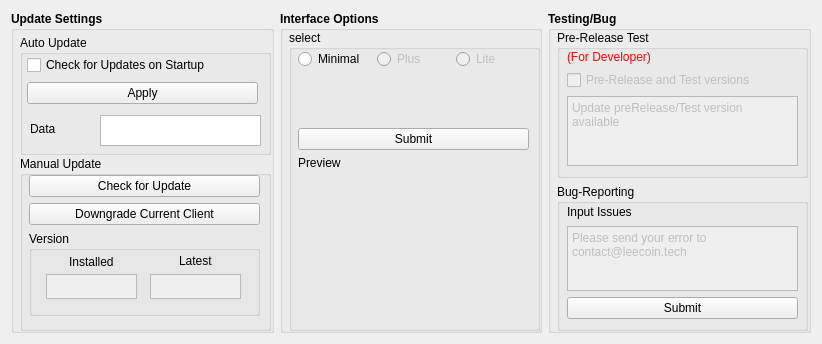
<?xml version="1.0" encoding="UTF-8"?>
<ui version="4.0">
 <class>ClientControlPage</class>
 <widget class="QWidget" name="ClientControlPage">
  <property name="geometry">
   <rect>
    <x>0</x>
    <y>0</y>
    <width>822</width>
    <height>344</height>
   </rect>
  </property>
  <property name="windowTitle">
   <string>Address Book</string>
  </property>
  <layout class="QVBoxLayout" name="verticalLayout">
   <item>
    <layout class="QHBoxLayout" name="horizontalLayout">
     <item>
      <widget class="QGroupBox" name="Upd8Control">
       <property name="font">
        <font>
         <weight>75</weight>
         <bold>true</bold>
        </font>
       </property>
       <property name="title">
        <string>Update Settings</string>
       </property>
       <widget class="QWidget" name="verticalLayoutWidget">
        <property name="geometry">
         <rect>
          <x>9</x>
          <y>19</y>
          <width>251</width>
          <height>301</height>
         </rect>
        </property>
        <layout class="QVBoxLayout" name="verticalLayout_2">
         <item>
          <widget class="QGroupBox" name="groupBox">
           <property name="minimumSize">
            <size>
             <width>0</width>
             <height>120</height>
            </size>
           </property>
           <property name="maximumSize">
            <size>
             <width>16777215</width>
             <height>110</height>
            </size>
           </property>
           <property name="font">
            <font>
             <weight>50</weight>
             <bold>false</bold>
            </font>
           </property>
           <property name="title">
            <string>Auto Update</string>
           </property>
           <widget class="QWidget" name="verticalLayoutWidget_5">
            <property name="geometry">
             <rect>
              <x>7</x>
              <y>19</y>
              <width>231</width>
              <height>51</height>
             </rect>
            </property>
            <layout class="QVBoxLayout" name="verticalLayout_6">
             <item>
              <widget class="QCheckBox" name="checkBoxupd8">
               <property name="text">
                <string>Check for Updates on Startup</string>
               </property>
               <property name="checked">
                <bool>false</bool>
               </property>
              </widget>
             </item>
             <item>
              <widget class="QPushButton" name="AU_apply">
               <property name="text">
                <string>Apply</string>
               </property>
              </widget>
             </item>
            </layout>
           </widget>
           <widget class="QPlainTextEdit" name="dDIR">
            <property name="geometry">
             <rect>
              <x>80</x>
              <y>80</y>
              <width>161</width>
              <height>31</height>
             </rect>
            </property>
            <property name="readOnly">
             <bool>true</bool>
            </property>
           </widget>
           <widget class="QLabel" name="label_5">
            <property name="geometry">
             <rect>
              <x>10</x>
              <y>84</y>
              <width>71</width>
              <height>20</height>
             </rect>
            </property>
            <property name="text">
             <string>Data</string>
            </property>
           </widget>
          </widget>
         </item>
         <item>
          <widget class="QGroupBox" name="groupBox_2">
           <property name="minimumSize">
            <size>
             <width>0</width>
             <height>150</height>
            </size>
           </property>
           <property name="font">
            <font>
             <weight>50</weight>
             <bold>false</bold>
            </font>
           </property>
           <property name="title">
            <string>Manual Update</string>
           </property>
           <widget class="QWidget" name="verticalLayoutWidget_4">
            <property name="geometry">
             <rect>
              <x>9</x>
              <y>19</y>
              <width>231</width>
              <height>151</height>
             </rect>
            </property>
            <layout class="QVBoxLayout" name="verticalLayout_5">
             <item>
              <widget class="QPushButton" name="chck4_upd8">
               <property name="text">
                <string>Check for Update</string>
               </property>
              </widget>
             </item>
             <item>
              <widget class="QPushButton" name="dwngrd_opt">
               <property name="text">
                <string>Downgrade Current Client</string>
               </property>
              </widget>
             </item>
             <item>
              <widget class="QGroupBox" name="groupBox_3">
               <property name="minimumSize">
                <size>
                 <width>0</width>
                 <height>85</height>
                </size>
               </property>
               <property name="title">
                <string>Version</string>
               </property>
               <widget class="QWidget" name="horizontalLayoutWidget_2">
                <property name="geometry">
                 <rect>
                  <x>10</x>
                  <y>40</y>
                  <width>211</width>
                  <height>31</height>
                 </rect>
                </property>
                <layout class="QHBoxLayout" name="horizontalLayout_2">
                 <item>
                  <widget class="QPlainTextEdit" name="instVER">
                   <property name="enabled">
                    <bool>false</bool>
                   </property>
                   <property name="sizePolicy">
                    <sizepolicy hsizetype="Fixed" vsizetype="Fixed">
                     <horstretch>0</horstretch>
                     <verstretch>0</verstretch>
                    </sizepolicy>
                   </property>
                   <property name="maximumSize">
                    <size>
                     <width>91</width>
                     <height>25</height>
                    </size>
                   </property>
                  </widget>
                 </item>
                 <item>
                  <widget class="QPlainTextEdit" name="liveVER">
                   <property name="enabled">
                    <bool>false</bool>
                   </property>
                   <property name="sizePolicy">
                    <sizepolicy hsizetype="Fixed" vsizetype="Fixed">
                     <horstretch>0</horstretch>
                     <verstretch>0</verstretch>
                    </sizepolicy>
                   </property>
                   <property name="maximumSize">
                    <size>
                     <width>91</width>
                     <height>25</height>
                    </size>
                   </property>
                  </widget>
                 </item>
                </layout>
               </widget>
               <widget class="QLabel" name="label">
                <property name="geometry">
                 <rect>
                  <x>40</x>
                  <y>20</y>
                  <width>61</width>
                  <height>21</height>
                 </rect>
                </property>
                <property name="text">
                 <string>Installed</string>
                </property>
               </widget>
               <widget class="QLabel" name="label_2">
                <property name="geometry">
                 <rect>
                  <x>150</x>
                  <y>20</y>
                  <width>61</width>
                  <height>20</height>
                 </rect>
                </property>
                <property name="text">
                 <string>Latest</string>
                </property>
               </widget>
              </widget>
             </item>
             <item>
              <spacer name="verticalSpacer_3">
               <property name="orientation">
                <enum>Qt::Vertical</enum>
               </property>
               <property name="sizeHint" stdset="0">
                <size>
                 <width>20</width>
                 <height>40</height>
                </size>
               </property>
              </spacer>
             </item>
            </layout>
           </widget>
          </widget>
         </item>
        </layout>
       </widget>
      </widget>
     </item>
     <item>
      <widget class="QGroupBox" name="ClieControl">
       <property name="font">
        <font>
         <weight>75</weight>
         <bold>true</bold>
        </font>
       </property>
       <property name="title">
        <string>Interface Options</string>
       </property>
       <widget class="QWidget" name="verticalLayoutWidget_2">
        <property name="geometry">
         <rect>
          <x>9</x>
          <y>19</y>
          <width>251</width>
          <height>301</height>
         </rect>
        </property>
        <layout class="QVBoxLayout" name="verticalLayout_3">
         <item>
          <widget class="QGroupBox" name="groupBox_4">
           <property name="font">
            <font>
             <weight>50</weight>
             <bold>false</bold>
            </font>
           </property>
           <property name="title">
            <string>select</string>
           </property>
           <widget class="QWidget" name="verticalLayoutWidget_8">
            <property name="geometry">
             <rect>
              <x>9</x>
              <y>19</y>
              <width>231</width>
              <height>271</height>
             </rect>
            </property>
            <layout class="QVBoxLayout" name="verticalLayout_9">
             <item>
              <layout class="QHBoxLayout" name="horizontalLayout_3">
               <item>
                <widget class="QRadioButton" name="minCLIE">
                 <property name="text">
                  <string>Minimal</string>
                 </property>
                </widget>
               </item>
               <item>
                <widget class="QRadioButton" name="plusCLIE">
                 <property name="enabled">
                  <bool>false</bool>
                 </property>
                 <property name="text">
                  <string>Plus</string>
                 </property>
                </widget>
               </item>
               <item>
                <widget class="QRadioButton" name="liteCLIE">
                 <property name="enabled">
                  <bool>false</bool>
                 </property>
                 <property name="text">
                  <string>Lite</string>
                 </property>
                </widget>
               </item>
              </layout>
             </item>
             <item>
              <spacer name="verticalSpacer_2">
               <property name="orientation">
                <enum>Qt::Vertical</enum>
               </property>
               <property name="sizeHint" stdset="0">
                <size>
                 <width>20</width>
                 <height>40</height>
                </size>
               </property>
              </spacer>
             </item>
             <item>
              <widget class="QPushButton" name="CS_submit">
               <property name="text">
                <string>Submit</string>
               </property>
              </widget>
             </item>
             <item>
              <widget class="QLabel" name="label_6">
               <property name="text">
                <string>Preview</string>
               </property>
              </widget>
             </item>
             <item>
              <layout class="QHBoxLayout" name="horizontalLayout_4">
               <item>
                <widget class="QLabel" name="cliePREV">
                 <property name="minimumSize">
                  <size>
                   <width>0</width>
                   <height>144</height>
                  </size>
                 </property>
                 <property name="text">
                  <string/>
                 </property>
                </widget>
               </item>
              </layout>
             </item>
            </layout>
           </widget>
          </widget>
         </item>
        </layout>
       </widget>
      </widget>
     </item>
     <item>
      <widget class="QGroupBox" name="TestControl">
       <property name="font">
        <font>
         <weight>75</weight>
         <bold>true</bold>
        </font>
       </property>
       <property name="title">
        <string>Testing/Bug</string>
       </property>
       <widget class="QWidget" name="verticalLayoutWidget_3">
        <property name="geometry">
         <rect>
          <x>9</x>
          <y>19</y>
          <width>251</width>
          <height>301</height>
         </rect>
        </property>
        <layout class="QVBoxLayout" name="verticalLayout_4">
         <item>
          <widget class="QGroupBox" name="groupBox_5">
           <property name="font">
            <font>
             <weight>50</weight>
             <bold>false</bold>
            </font>
           </property>
           <property name="title">
            <string>Pre-Release Test </string>
           </property>
           <widget class="QWidget" name="verticalLayoutWidget_7">
            <property name="geometry">
             <rect>
              <x>10</x>
              <y>20</y>
              <width>231</width>
              <height>121</height>
             </rect>
            </property>
            <layout class="QVBoxLayout" name="verticalLayout_8">
             <item>
              <widget class="QLabel" name="label_4">
               <property name="styleSheet">
                <string notr="true">color: rgb(255, 0, 0);</string>
               </property>
               <property name="text">
                <string>(For Developer)</string>
               </property>
              </widget>
             </item>
             <item>
              <widget class="QCheckBox" name="optin_test">
               <property name="enabled">
                <bool>false</bool>
               </property>
               <property name="text">
                <string>Pre-Release and Test versions</string>
               </property>
              </widget>
             </item>
             <item>
              <widget class="QPlainTextEdit" name="plainTextEdit_2">
               <property name="enabled">
                <bool>false</bool>
               </property>
               <property name="maximumSize">
                <size>
                 <width>16777215</width>
                 <height>75</height>
                </size>
               </property>
               <property name="readOnly">
                <bool>false</bool>
               </property>
               <property name="plainText">
                <string>Update preRelease/Test version available</string>
               </property>
              </widget>
             </item>
             <item>
              <spacer name="verticalSpacer">
               <property name="orientation">
                <enum>Qt::Vertical</enum>
               </property>
               <property name="sizeHint" stdset="0">
                <size>
                 <width>20</width>
                 <height>40</height>
                </size>
               </property>
              </spacer>
             </item>
            </layout>
           </widget>
          </widget>
         </item>
         <item>
          <widget class="QGroupBox" name="groupBox_6">
           <property name="font">
            <font>
             <weight>50</weight>
             <bold>false</bold>
            </font>
           </property>
           <property name="title">
            <string>Bug-Reporting</string>
           </property>
           <widget class="QWidget" name="verticalLayoutWidget_6">
            <property name="geometry">
             <rect>
              <x>10</x>
              <y>20</y>
              <width>231</width>
              <height>115</height>
             </rect>
            </property>
            <layout class="QVBoxLayout" name="verticalLayout_7">
             <item>
              <widget class="QLabel" name="label_3">
               <property name="text">
                <string>Input Issues</string>
               </property>
              </widget>
             </item>
             <item>
              <widget class="QPlainTextEdit" name="br_input">
               <property name="enabled">
                <bool>false</bool>
               </property>
               <property name="minimumSize">
                <size>
                 <width>0</width>
                 <height>65</height>
                </size>
               </property>
               <property name="maximumSize">
                <size>
                 <width>16777215</width>
                 <height>65</height>
                </size>
               </property>
               <property name="plainText">
                <string>Please send your error to contact@leecoin.tech</string>
               </property>
              </widget>
             </item>
             <item>
              <widget class="QPushButton" name="BR_submit">
               <property name="enabled">
                <bool>true</bool>
               </property>
               <property name="text">
                <string>Submit</string>
               </property>
              </widget>
             </item>
            </layout>
           </widget>
          </widget>
         </item>
        </layout>
       </widget>
      </widget>
     </item>
    </layout>
   </item>
  </layout>
 </widget>
 <resources/>
 <connections/>
</ui>
